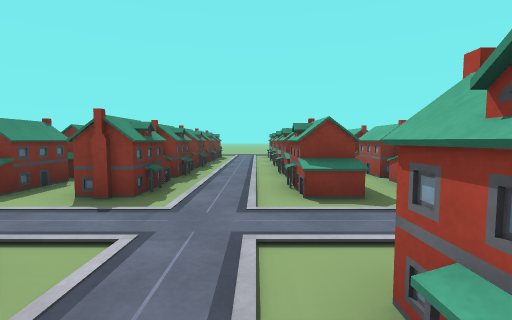
View 1 (above)

23 first-person views from a walk through a 3-D level made in the Unity game engine. The camera is 0.72 m above the floor, tilts 4° down and sees 85° across. The floor is counted in squares, 1 m on a side. Each view is taken from the middle of a square. On the plan, view 1 faces up. The plan holds only what a view shows up to about 10 squares ahead; the rest is blank. The place goes on beyond the plan. The player character is not drawn. Some animated figures are left out.

View 2
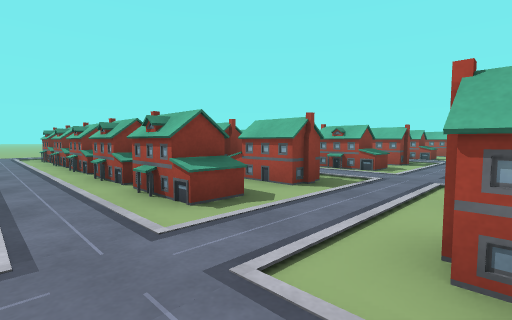

View 3
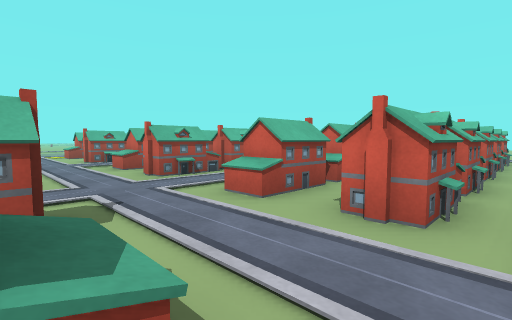

View 4
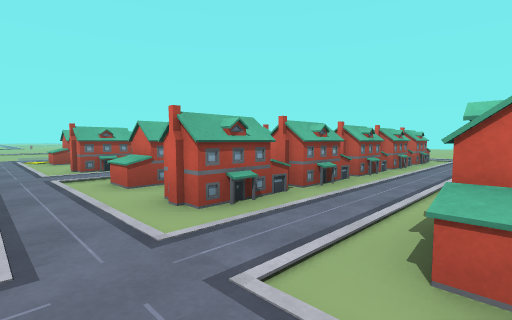

View 5
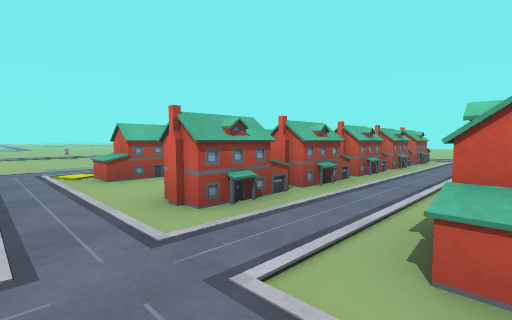

View 6
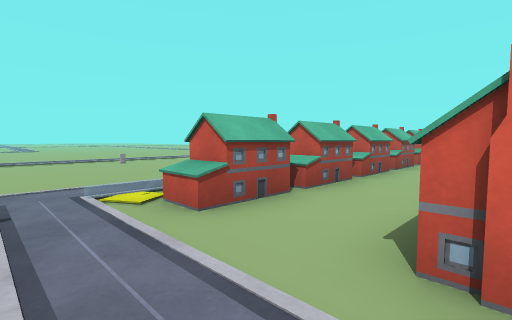

View 7
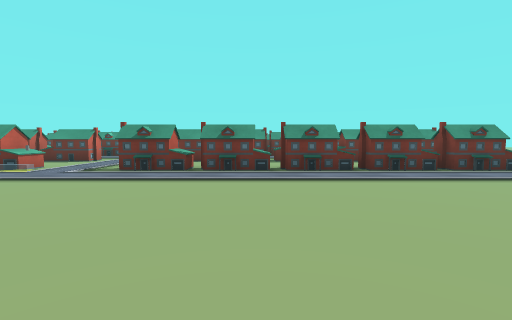

View 8
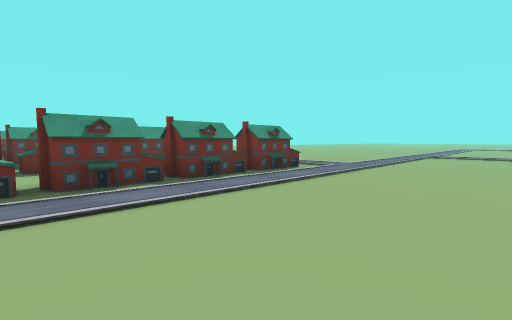

View 9
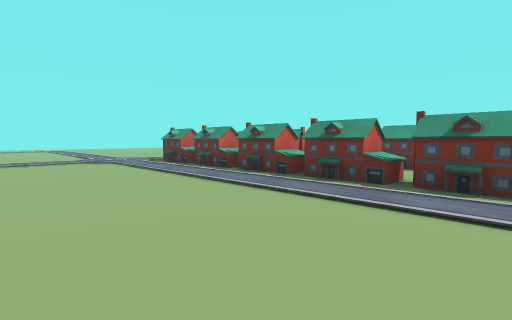

View 10
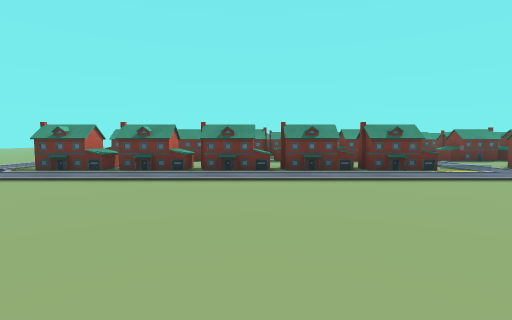

View 11
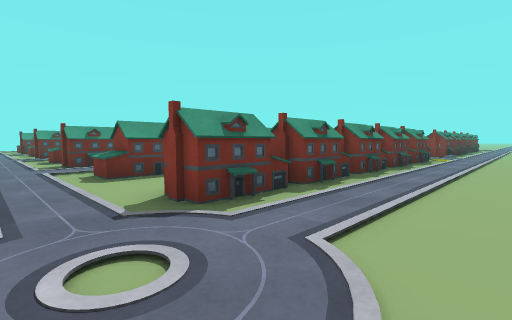

View 12
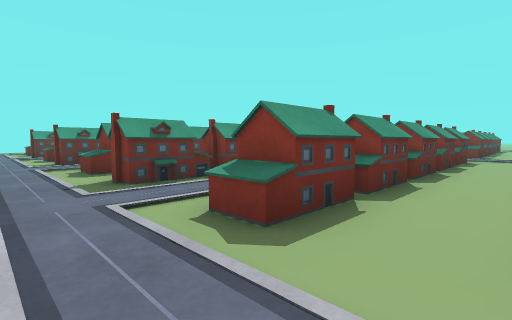

View 13
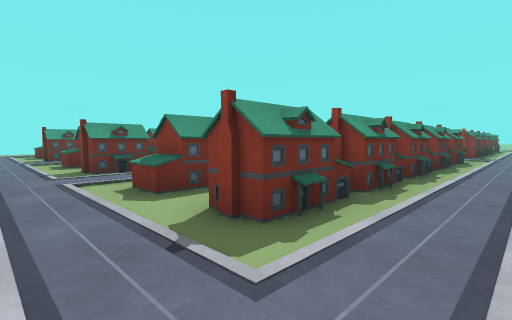

View 14
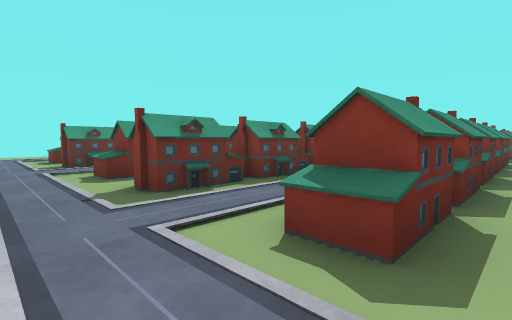

View 15
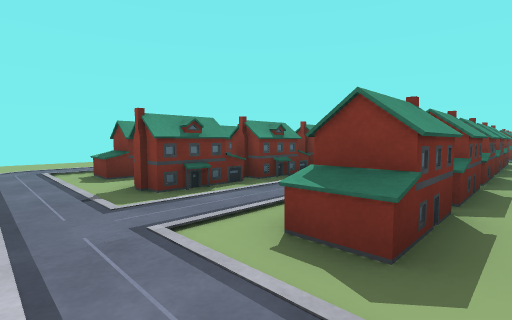

View 16
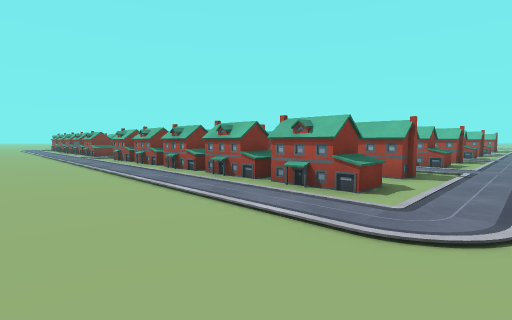

View 17
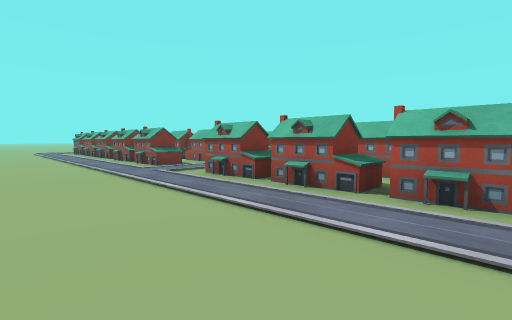

View 18
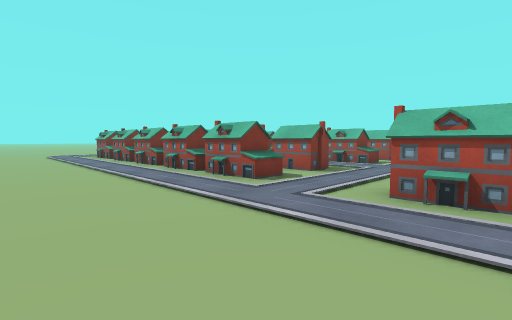

View 19
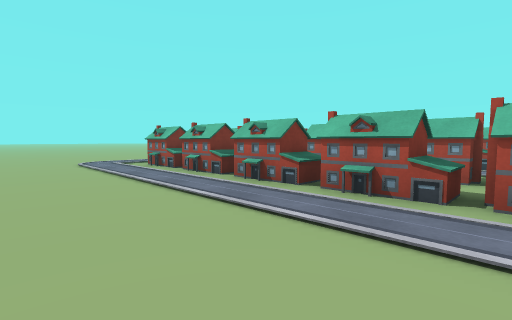

View 20
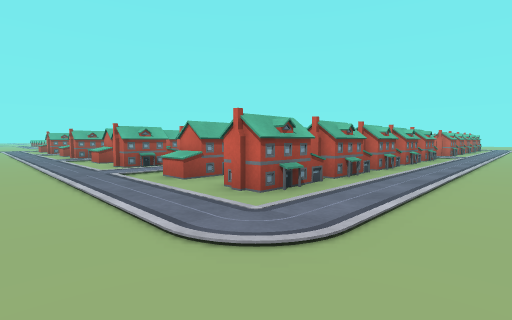

View 21
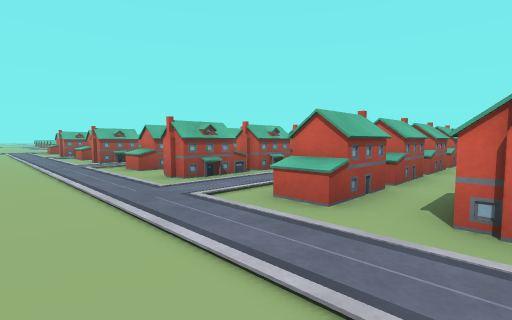

View 22
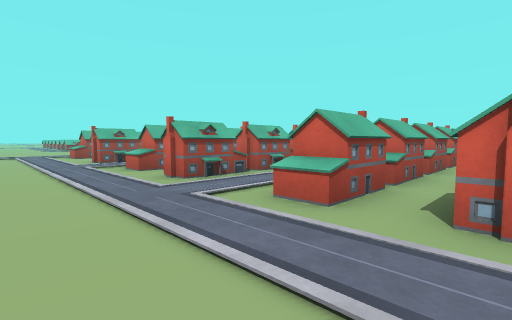

View 23
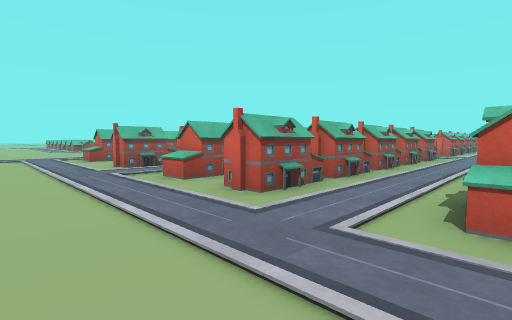

### Floor plan
Key: @ floor where view 1 was taken; # wall or solid block; . main floor; : floor 0.05 m higher than the main floor; O other object.
Columns run from 8 left of view 1 to 23 right of it. Each row starts with its distance up from view 1.
 16  .................... ..:...
 15  ..::::::::::::::::::::::...
 14 ...:....:....:....:.....:...
 13 ...:#.#.:#.#.:#.#.:#..#.:...
 12 ...:#.#.:#.#.:# #  #  #.:...
 11 ...:#.#.:#.#.:# #  #  #.:...
 10 ...:#.#.:#.#.:# #  #  #.:...
  9 ...:#.#.:#.#.:# #  #  #.:...
  8 ...:#.#.:#.#.:# #  #..#.:....
  7 ...:#.#.:#.#.:#    # .#.:.....
  6 ...:#.#.:#.#.:#    #  #.:....
  5 ...:#.#.:#.#.:# #  #..#.:...
  4 ...:#.#.:#.#.:#.#.:#..#.:..
  3 ...::::::::::::::::::::::.....
  2 ...:....:....:....:....O:......:
  1 ...:#  .:#.#.:#.#.:#..#.:......:
  0 ...:#   @#.#.:#.#.:#..#.:......
 -1 ...:# # :#.#.:#.#.:#..#.:.....
 -2 ...:#.# :#. .:#.#.:#..#.:....
 -3 ...:# # :#. .:#.#.:#..#.:.....
 -4 ...:# # :#.#.:#.#.:#..#.:....
 -5 ...:# # :#.#.:#.#.:#..#.:...
 -6 ...:# #.:#.#.:#.#.:#..#.:...
 -7 ...:# #.:#.#.:#.#.:#..#.:...
 -8 ...:#.#.:#.#.:#.#.:#..#.:...
 -9 ...:::::::::::::::::::::::::
-10 .......................::..

Where each view was taken, in squares from view 1:
view 1: 0 up, 0 right, facing up
view 2: 1 up, 1 left, facing up-right
view 3: 4 up, 0 right, facing down-right
view 4: 3 up, 3 right, facing down-right
view 5: 3 up, 8 right, facing down-right
view 6: 3 up, 11 right, facing down-right
view 7: 7 up, 21 right, facing left
view 8: 7 up, 19 right, facing up-left
view 9: 1 up, 19 right, facing down-left
view 10: 3 down, 21 right, facing left
view 11: 10 down, 17 right, facing up-left
view 12: 10 down, 13 right, facing up-left
view 13: 10 down, 10 right, facing up-left
view 14: 10 down, 7 right, facing up-left
view 15: 10 down, 2 right, facing up-left
view 16: 10 down, 8 left, facing up-right
view 17: 4 down, 8 left, facing up-right
view 18: 0 up, 8 left, facing up-right
view 19: 5 up, 8 left, facing up-right
view 20: 16 up, 7 left, facing down-right
view 21: 16 up, 4 left, facing down-right
view 22: 16 up, 1 right, facing down-right
view 23: 16 up, 3 right, facing down-right
